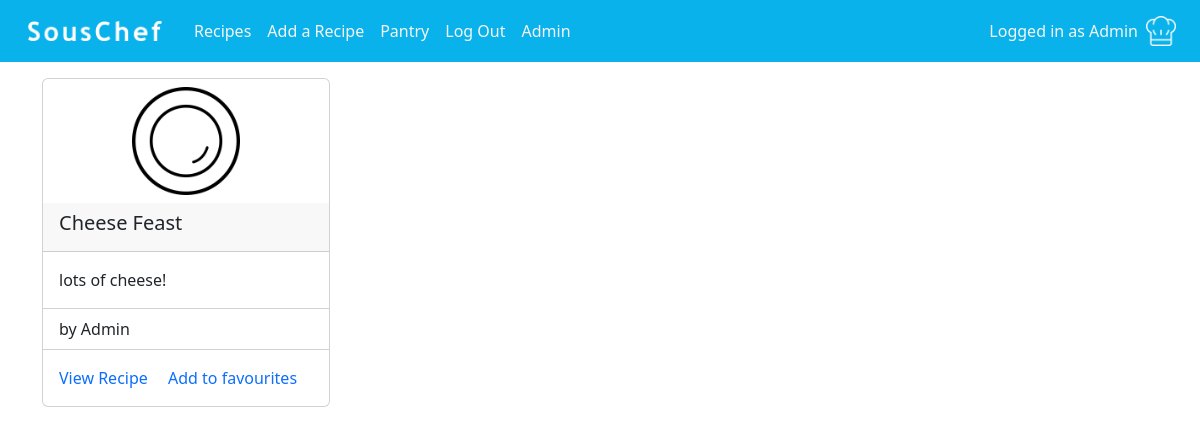
Page /recipes (signed in) on the committed database.
### souschef/models.py (models this page shows, shortened)
class User(AbstractUser):
    pass

class Recipe(models.Model):
    title = models.CharField(max_length=128)
    description = models.TextField()
    ingredients = models.ManyToManyField(Ingredient, through="IngredientPerRecipe")
    image = models.ImageField(upload_to="static/images/recipe_pics", null=True, blank=True)
    created_by = models.ForeignKey(User, on_delete=models.CASCADE)
    public = models.BooleanField(default=False)

### souschef/views.py (the view)
# urls.py: path("recipes", views.recipes, name="recipes"),
def recipes(request):
    recipes = Recipe.objects.all()
    return render(request, "SousChef/recipes.html", {
            "recipes": recipes,
        })

### souschef/templates/souschef/recipes.html (shortened to what this page needs)
{% extends "SousChef/layout.html" %}
{% load static %}
{% block body %}
    <div class="container">
        <div class="row justify-content-start">
        {% for recipe in recipes %}
            <div class="col-md-3 mb-1">
                <div class="card" style="width: 18rem;">
                    {% if recipe.image %}
                        <a class="mx-auto" href="{% url 'recipe' recipe.id %}">
                        <img src="{{ recipe.image.url }}" class="card-img-top recipe-image m-2" alt="recipe image">
                        </a>
                    {% else %}
                        <a class="mx-auto" href="{% url 'recipe' recipe.id %}">
                        <img src="{% static 'images/recipe_pics/default_recipe.png' %}" class="card-img-top recipe-image m-2" alt="recipe image">
                        </a>
                    {% endif %}
                    <div class="card-header">
                        <h5 class="card-title">{{ recipe.title }}</h5>
                    </div>
                    <div class="card-body">
                        <p class="card-text">{{ recipe.description }}</p>
                    </div>
                        <ul class="list-group list-group-flush">
                        <li class="list-group-item">by {{ recipe.created_by }}</li>
                        </ul>
                    <div class="card-body">
                        <a href="{% url 'recipe' recipe.id %}"class="card-link">View Recipe</a>
                        <a href="#" class="card-link">Add to favourites</a>
                    </div>
                </div>
            </div>
        {% endfor %}
        </div>
        </div>
{% endblock %}

### souschef/templates/souschef/layout.html (shortened to what this page needs)
{% load static %}
<!DOCTYPE html>
<html lang="en">
    <head>
        <link href="https://cdn.jsdelivr.net/npm/bootstrap@5.3.3/dist/css/bootstrap.min.css" rel="stylesheet">
        <link href="{% static 'styles.css' %}" rel="stylesheet">
    </head>
    <body>
        <nav class="navbar navbar-expand-lg nav-colours pt-2 mb-3">
            <div class="container-fluid ms-2">
                <a class="navbar-brand" href="{% url 'index' %}">
                    <img src="{% static 'images/souschef.png' %}" alt="Logo" width="150" height="auto" class="d-inline-block p-2">
                </a>
                <div class="collapse navbar-collapse" id="toggle">
                    <ul class="navbar-nav me-auto mb-3 mb-lg-0 nav-colours">
                        <li class="nav-item">
                            <a class="nav-link" href="{% url 'recipes' %}">Recipes</a>
                        </li>
                        {% if user.is_authenticated %}
                        <li class="nav-item">
                            <a class="nav-link" href="{% url 'add_recipe' %}">Add a Recipe</a>
                        </li>
                            <li class="nav-item">
                                <a class="nav-link" href="{% url 'pantry' %}">Pantry</a>
                            </li>
                            <li class="nav-item">
                                <a class="nav-link" href="{% url 'logout' %}">Log Out</a>
                            </li>
                        {% endif %}
                        {% if user.is_staff %}
                            <li class="nav-item">
                                <a class="nav-link" href="/admin/">Admin</a>
                            </li>
                        {% endif %}
                    </ul>
                    <div class="me-2 nav-colours">
                        {% if user.is_authenticated %}
                            <div class="navbar-text d-flex align-items-center">Logged in as<a class="nav-link mx-1" href="{% url 'user_dashboard' %}">{{ user.username }}</a>
                            {% if profile.profile_picture %}
                                <span class="picico mx-1"><a href="{% url 'user_dashboard' %}"><img class="profilepicico" src="{{ profile.profile_picture }}"></img></a></span>
                            {% else %}
                                <span class="picico mx-1"><a href="{% url 'user_dashboard' %}"><img class="profilepicico" src="/static/images/profile_pics/default_profile_white.png"></a></img></span>
                            {% endif %}
                            </div>
                        {% else %}
                            <span class="navbar-text">Not logged in</span>
                        {% endif %}
                    </div>
                </div>
            </div>
        </nav>
        {% block body %}
        {% endblock %}
    </body>
</html>

### souschef/static/styles.css (style rules this page uses)
a { text-decoration: none; }
body { background-image: url("/static/images/background.jpg"); background-position: center; background-repeat: no-repeat; background-attachment: fixed; background-size: 2000px; }
.navbar { margin: 0; }
.nav-colours { background-color: #09b2ea; }
.navbar-text { color: whitesmoke; }
.nav-link { color: whitesmoke !important; }
.picico { vertical-align: bottom; }
.profilepicico { width: auto; height: 30px; }
.list-group { z-index: 1000; top: 100%; left: 0; }
.recipe-image { height: 108px; width: auto; }

### rows in the picture
User: username "Admin"
Recipe: title "Cheese Feast", description "lots of cheese!", created_by "Admin"
